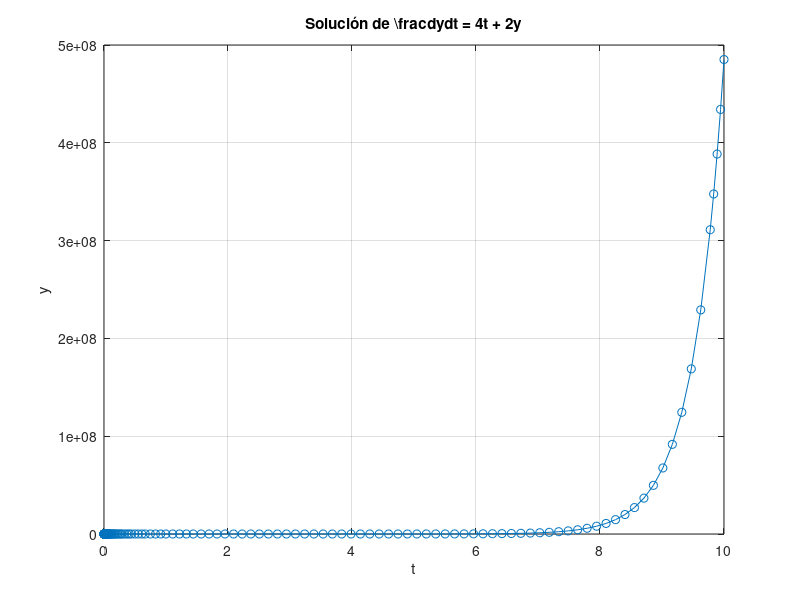

The MATLAB source for this figure:
% Definir la función de la EDO
dydt = @(t, y) 4*t + 2*y;

% Definir el rango de tiempo
tspan = [0 10];  % Puedes ajustar este rango según tus necesidades

% Condiciones iniciales
y0 = 0;  % Valor inicial de y en t = 0

% Resolver la EDO usando ode45
[t, y] = ode45(dydt, tspan, y0);

% Graficar la solución
plot(t, y, '-o')
xlabel('t')
ylabel('y')
title('Solución de \frac{dy}{dt} = 4t + 2y')
grid on
